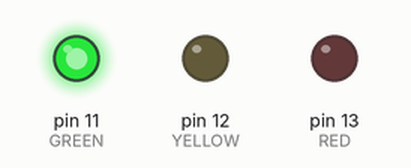
This sketch was run on a simulated Arduino Uno, built with avr-gcc and run on an emulated ATmega328P. Shown: output pins drawn as LEDs (lit = HIGH).

Above: at 2.5 s.
At 6.0 s:
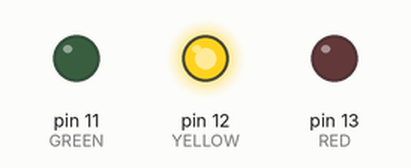
At 9.5 s:
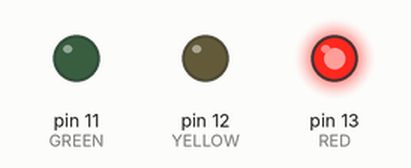
Timing chart, 0 to 15.6 s (numbered marks = the images above):
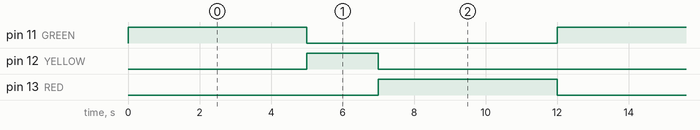

Measured:
- by itself, pin 11 (GREEN), pin 13 (RED): alternates HIGH for 5.0 s and LOW for 7.0 s
- by itself, pin 12 (YELLOW): alternates HIGH for 2.0 s and LOW for 10.0 s
- by itself, everything shown: repeats every 12.0 s, in 3 steps

The sketch:

Traffic-Light-Arduino_code_.ino
```cpp
const int RED = 13;       // Red LED is connected to pin 13
const int YELLOW = 12;    // Yellow LED is connected to pin 12
const int GREEN = 11;     // Green LED is connected to pin 11

void setup() {
  pinMode(RED, OUTPUT);       // Set Red LED pin as output
  pinMode(YELLOW, OUTPUT);    // Set Yellow LED pin as output
  pinMode(GREEN, OUTPUT);     // Set Green LED pin as output
}

void loop() {

  digitalWrite(GREEN, HIGH);    // Turn Green LED ON
  digitalWrite(YELLOW, LOW);    // Turn Yellow LED OFF
  digitalWrite(RED, LOW);       // Turn Red LED OFF
  delay(5000);                  // Wait for 5 seconds

  digitalWrite(GREEN, LOW);     // Turn Green LED OFF
  digitalWrite(YELLOW, HIGH);   // Turn Yellow LED ON
  digitalWrite(RED, LOW);       // Turn Red LED OFF
  delay(2000);                  // Wait for 2 seconds

  digitalWrite(GREEN, LOW);     // Turn Green LED OFF
  digitalWrite(YELLOW, LOW);    // Turn Yellow LED OFF
  digitalWrite(RED, HIGH);      // Turn Red LED ON
  delay(5000);                  // Wait for 5 seconds
}
```
